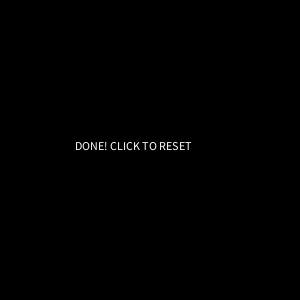
Frame 1 (no input)
Frame 60 (the mouse pressed at the canvas centre just before this capture): identical to frame 1, image omitted
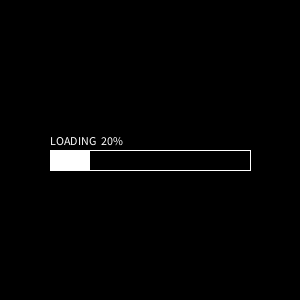
Frame 120 (the mouse held since frame 60 and released just before this capture)

The Processing sketch that drew these frames (run headless with seeded random() and noise(); from frame 60 on, the mouse is pressed at the canvas centre):

// Processing sketch: processing_42957
// ── processing_42957.pde

float loadAmount, startNum;
boolean loading;

void setup()
{
  size(300, 300);
}

void draw()
{
  background(0);
  if(loading){
  fillBar();
  }
  if(!loading)
  {
    doneScreen();
  }
}

void fillBar()
{
  loadAmount=map(frameCount-startNum, 0, 300, 0, 200);
  loadAmount= constrain(loadAmount, 0, 200);
  int loadPercent =int( map(loadAmount,0,200,0,100));

  noStroke();
  fill(255);
  rect(50, 150, loadAmount, 20);
  text("LOADING  "+ loadPercent + "%",50,145);
    stroke(255);
  noFill();
  rect(50, 150, 200, 20);
  
  if(loadPercent == 100)
  {
    loading =false;
  }
}

void mousePressed()
{
  startNum=frameCount;
  loading = true;
}


void doneScreen()
{
  text("DONE! CLICK TO RESET",75,150);
}
